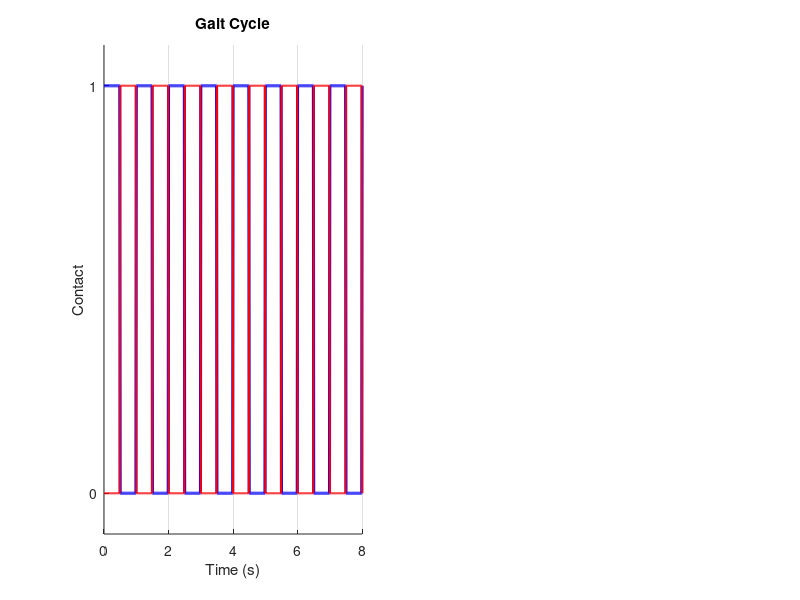

Recreate this plot in MATLAB. (Note: this script raises an error after producing the figure.)
%%%%%%%%%%%%%%%%%%%%%%%%%%%%%%%%%%%%%%%%%%%%%%%%%%%%%%%%%%%%%%%%%%%%%%%%%%%
% Testing Gait Cycles
%%%%%%%%%%%%%%%%%%%%%%%%%%%%%%%%%%%%%%%%%%%%%%%%%%%%%%%%%%%%%%%%%%%%%%%%%%%
clear all; clc; close all;

% gait cycle parameters
T_gait = 1.0;
r_L = 0.5;
r_R = 0.5;
offset_L = 0.0;
offset_R = 0.5;

% time vector
T_sim = 8.0;
t = 0:0.01:T_sim;

% gait cycle 
signal_L = zeros(1,length(t));
signal_R = zeros(1,length(t));

% gait cycle signal
for i = 1:length(t)
    % left leg
    if mod(t(i)/T_gait - offset_L, 1.0) < r_L
        signal_L(i) = 1;
    else 
        signal_L(i) = 0;
    end

    % right leg
    if mod(t(i)/T_gait - offset_R, 1.0) < r_R
        signal_R(i) = 1;
    else 
        signal_R(i) = 0;
    end
end

% plot
figure('Name', 'Gait Cycle', 'WindowState', 'maximized');

subplot(1,2,1)
grid on; hold on;
plot(t, signal_L, 'b', 'LineWidth', 2.2)
plot(t, signal_R, 'r', 'LineWidth', 1.5)
xlabel('Time (s)')
ylabel('Contact')
title('Gait Cycle')
xlim([0 T_sim])
ylim([-0.1 1.1])
yticks([0 1])
n = floor(T_sim/T_gait);
for i = 1:n
    xline(i*T_gait, '--k', 'LineWidth', 1.5)
end
drawnow;

pause(0.1);

subplot(1,2,2)

pz_com = 0.7;
px_foot = 0.1;
pz_foot = 0.1;

hold on; grid on; axis equal;
xline(0); yline(0);
xlim([-px_foot - 0.1, px_foot + 0.1]); 
ylim([-0.1 pz_com + 0.1]);

plot(0, 0.7, 'ko', 'MarkerSize', 30, 'MarkerFaceColor', 'k');

idx = 1;
tic;
while idx < length(t)
    t_now = t(idx);

    % left leg
    L = signal_L(idx);
    R = signal_R(idx);
    if L ==1
        foot_L = plot(px_foot, 0, 'bo', 'MarkerSize', 15, 'MarkerFaceColor', 'b');
        leg_L = plot([0, px_foot], [pz_com, 0], 'b', 'LineWidth', 2.5);
    elseif L == 0
        foot_L = plot(px_foot, pz_foot, 'bo', 'MarkerSize', 10);
        leg_L = plot([0, px_foot], [pz_com, pz_foot], 'b', 'LineWidth', 1.5);
    end
    if R ==1
        foot_R = plot(-px_foot, 0, 'ro', 'MarkerSize', 15, 'MarkerFaceColor', 'r');
        leg_R = plot([0, -px_foot], [pz_com, 0], 'r', 'LineWidth', 2.5);
    elseif R == 0
        foot_R = plot(-px_foot, pz_foot, 'ro', 'MarkerSize', 10);
        leg_R = plot([0, -px_foot], [pz_com, pz_foot], 'r', 'LineWidth', 1.5);
    end

    drawnow;

    idx = idx + 1;

    msg = sprintf('Time: %.2f s', t_now);
    title(msg);

    while toc< t(idx)
        % do nothing
    end

    if idx < length(t)
        delete(foot_L);
        delete(foot_R);
        delete(leg_L);
        delete(leg_R);
    end
end